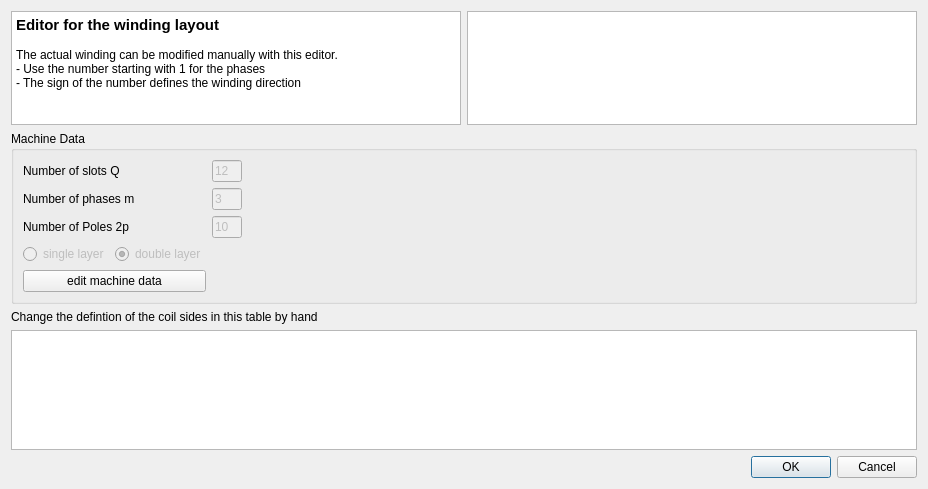
<?xml version="1.0" encoding="UTF-8"?>
<ui version="4.0">
 <class>Dialog</class>
 <widget class="QDialog" name="Dialog">
  <property name="geometry">
   <rect>
    <x>0</x>
    <y>0</y>
    <width>926</width>
    <height>489</height>
   </rect>
  </property>
  <property name="windowTitle">
   <string>Dialog</string>
  </property>
  <property name="windowIcon">
   <iconset>
    <normaloff>icons/Qt/draw-freehand.png</normaloff>icons/Qt/draw-freehand.png</iconset>
  </property>
  <layout class="QGridLayout" name="gridLayout">
   <item row="0" column="0">
    <layout class="QHBoxLayout" name="horizontalLayout_2">
     <item>
      <widget class="QTextBrowser" name="textBrowser_info">
       <property name="minimumSize">
        <size>
         <width>450</width>
         <height>100</height>
        </size>
       </property>
       <property name="html">
        <string>&lt;!DOCTYPE HTML PUBLIC &quot;-//W3C//DTD HTML 4.0//EN&quot; &quot;http://www.w3.org/TR/REC-html40/strict.dtd&quot;&gt;
&lt;html&gt;&lt;head&gt;&lt;meta name=&quot;qrichtext&quot; content=&quot;1&quot; /&gt;&lt;style type=&quot;text/css&quot;&gt;
p, li { white-space: pre-wrap; }
&lt;/style&gt;&lt;/head&gt;&lt;body style=&quot; font-family:'Sans Serif'; font-size:9pt; font-weight:400; font-style:normal;&quot;&gt;
&lt;p style=&quot; margin-top:0px; margin-bottom:0px; margin-left:0px; margin-right:0px; -qt-block-indent:0; text-indent:0px;&quot;&gt;&lt;span style=&quot; font-size:11pt; font-weight:600;&quot;&gt;Editor for the winding layout&lt;/span&gt;&lt;/p&gt;
&lt;p style=&quot;-qt-paragraph-type:empty; margin-top:0px; margin-bottom:0px; margin-left:0px; margin-right:0px; -qt-block-indent:0; text-indent:0px;&quot;&gt;&lt;br /&gt;&lt;/p&gt;
&lt;p style=&quot; margin-top:0px; margin-bottom:0px; margin-left:0px; margin-right:0px; -qt-block-indent:0; text-indent:0px;&quot;&gt;The actual winding can be modified manually with this editor.&lt;/p&gt;
&lt;p style=&quot; margin-top:0px; margin-bottom:0px; margin-left:0px; margin-right:0px; -qt-block-indent:0; text-indent:0px;&quot;&gt;- Use the number starting with 1 for the phases&lt;/p&gt;
&lt;p style=&quot; margin-top:0px; margin-bottom:0px; margin-left:0px; margin-right:0px; -qt-block-indent:0; text-indent:0px;&quot;&gt;- The sign of the number defines the winding direction&lt;/p&gt;&lt;/body&gt;&lt;/html&gt;</string>
       </property>
      </widget>
     </item>
     <item>
      <widget class="QTextBrowser" name="textBrowser_output">
       <property name="minimumSize">
        <size>
         <width>450</width>
         <height>100</height>
        </size>
       </property>
      </widget>
     </item>
    </layout>
   </item>
   <item row="1" column="0">
    <widget class="QGroupBox" name="groupBox">
     <property name="sizePolicy">
      <sizepolicy hsizetype="Preferred" vsizetype="Preferred">
       <horstretch>0</horstretch>
       <verstretch>0</verstretch>
      </sizepolicy>
     </property>
     <property name="title">
      <string>Machine Data</string>
     </property>
     <layout class="QHBoxLayout" name="horizontalLayout_3">
      <item>
       <layout class="QGridLayout" name="gridLayout_2">
        <item row="0" column="0">
         <widget class="QLabel" name="label_3">
          <property name="text">
           <string>Number of slots Q</string>
          </property>
         </widget>
        </item>
        <item row="0" column="1">
         <widget class="QLineEdit" name="lineEdit_Q">
          <property name="enabled">
           <bool>false</bool>
          </property>
          <property name="sizePolicy">
           <sizepolicy hsizetype="Fixed" vsizetype="Preferred">
            <horstretch>0</horstretch>
            <verstretch>0</verstretch>
           </sizepolicy>
          </property>
          <property name="minimumSize">
           <size>
            <width>0</width>
            <height>0</height>
           </size>
          </property>
          <property name="maximumSize">
           <size>
            <width>30</width>
            <height>16777215</height>
           </size>
          </property>
          <property name="text">
           <string>12</string>
          </property>
          <property name="readOnly">
           <bool>true</bool>
          </property>
         </widget>
        </item>
        <item row="3" column="0">
         <widget class="QLabel" name="label_6">
          <property name="text">
           <string>Number of Poles 2p</string>
          </property>
         </widget>
        </item>
        <item row="1" column="1">
         <widget class="QLineEdit" name="lineEdit_m">
          <property name="enabled">
           <bool>false</bool>
          </property>
          <property name="sizePolicy">
           <sizepolicy hsizetype="Fixed" vsizetype="Preferred">
            <horstretch>0</horstretch>
            <verstretch>0</verstretch>
           </sizepolicy>
          </property>
          <property name="maximumSize">
           <size>
            <width>30</width>
            <height>16777215</height>
           </size>
          </property>
          <property name="text">
           <string>3</string>
          </property>
          <property name="readOnly">
           <bool>true</bool>
          </property>
         </widget>
        </item>
        <item row="3" column="1">
         <widget class="QLineEdit" name="lineEdit_P">
          <property name="enabled">
           <bool>false</bool>
          </property>
          <property name="sizePolicy">
           <sizepolicy hsizetype="Fixed" vsizetype="Preferred">
            <horstretch>0</horstretch>
            <verstretch>0</verstretch>
           </sizepolicy>
          </property>
          <property name="maximumSize">
           <size>
            <width>30</width>
            <height>16777215</height>
           </size>
          </property>
          <property name="text">
           <string>10</string>
          </property>
          <property name="readOnly">
           <bool>true</bool>
          </property>
         </widget>
        </item>
        <item row="1" column="0">
         <widget class="QLabel" name="label_5">
          <property name="text">
           <string>Number of phases m</string>
          </property>
         </widget>
        </item>
        <item row="5" column="0">
         <layout class="QHBoxLayout" name="horizontalLayout_5">
          <item>
           <widget class="QRadioButton" name="radioButton_slayer">
            <property name="enabled">
             <bool>false</bool>
            </property>
            <property name="sizePolicy">
             <sizepolicy hsizetype="Preferred" vsizetype="Preferred">
              <horstretch>0</horstretch>
              <verstretch>0</verstretch>
             </sizepolicy>
            </property>
            <property name="text">
             <string>single layer</string>
            </property>
           </widget>
          </item>
          <item>
           <widget class="QRadioButton" name="radioButton_dlayer">
            <property name="enabled">
             <bool>false</bool>
            </property>
            <property name="sizePolicy">
             <sizepolicy hsizetype="Preferred" vsizetype="Preferred">
              <horstretch>0</horstretch>
              <verstretch>0</verstretch>
             </sizepolicy>
            </property>
            <property name="text">
             <string>double layer</string>
            </property>
            <property name="checkable">
             <bool>true</bool>
            </property>
            <property name="checked">
             <bool>true</bool>
            </property>
           </widget>
          </item>
         </layout>
        </item>
        <item row="6" column="0">
         <widget class="QPushButton" name="Button_EditMachineData">
          <property name="sizePolicy">
           <sizepolicy hsizetype="Preferred" vsizetype="Preferred">
            <horstretch>0</horstretch>
            <verstretch>0</verstretch>
           </sizepolicy>
          </property>
          <property name="text">
           <string>edit machine data</string>
          </property>
          <property name="icon">
           <iconset>
            <normaloff>icons/Qt/draw-freehand.png</normaloff>icons/Qt/draw-freehand.png</iconset>
          </property>
         </widget>
        </item>
       </layout>
      </item>
      <item>
       <spacer name="horizontalSpacer_2">
        <property name="orientation">
         <enum>Qt::Horizontal</enum>
        </property>
        <property name="sizeHint" stdset="0">
         <size>
          <width>40</width>
          <height>20</height>
         </size>
        </property>
       </spacer>
      </item>
     </layout>
    </widget>
   </item>
   <item row="3" column="0">
    <widget class="QTableWidget" name="tableWindingLayout">
     <property name="minimumSize">
      <size>
       <width>0</width>
       <height>120</height>
      </size>
     </property>
     <property name="selectionBehavior">
      <enum>QAbstractItemView::SelectItems</enum>
     </property>
    </widget>
   </item>
   <item row="4" column="0">
    <layout class="QHBoxLayout" name="horizontalLayout">
     <item>
      <spacer name="horizontalSpacer">
       <property name="orientation">
        <enum>Qt::Horizontal</enum>
       </property>
       <property name="sizeHint" stdset="0">
        <size>
         <width>40</width>
         <height>20</height>
        </size>
       </property>
      </spacer>
     </item>
     <item>
      <widget class="QDialogButtonBox" name="buttonBox">
       <property name="standardButtons">
        <set>QDialogButtonBox::Cancel|QDialogButtonBox::Ok</set>
       </property>
      </widget>
     </item>
    </layout>
   </item>
   <item row="2" column="0">
    <widget class="QLabel" name="label">
     <property name="text">
      <string>Change the defintion of the coil sides in this table by hand</string>
     </property>
    </widget>
   </item>
  </layout>
 </widget>
 <tabstops>
  <tabstop>lineEdit_Q</tabstop>
  <tabstop>lineEdit_m</tabstop>
  <tabstop>lineEdit_P</tabstop>
  <tabstop>radioButton_slayer</tabstop>
  <tabstop>radioButton_dlayer</tabstop>
  <tabstop>textBrowser_output</tabstop>
  <tabstop>Button_EditMachineData</tabstop>
  <tabstop>tableWindingLayout</tabstop>
  <tabstop>textBrowser_info</tabstop>
 </tabstops>
 <resources/>
 <connections>
  <connection>
   <sender>buttonBox</sender>
   <signal>rejected()</signal>
   <receiver>Dialog</receiver>
   <slot>reject()</slot>
   <hints>
    <hint type="sourcelabel">
     <x>690</x>
     <y>445</y>
    </hint>
    <hint type="destinationlabel">
     <x>462</x>
     <y>233</y>
    </hint>
   </hints>
  </connection>
  <connection>
   <sender>buttonBox</sender>
   <signal>accepted()</signal>
   <receiver>Dialog</receiver>
   <slot>accept()</slot>
   <hints>
    <hint type="sourcelabel">
     <x>690</x>
     <y>445</y>
    </hint>
    <hint type="destinationlabel">
     <x>462</x>
     <y>233</y>
    </hint>
   </hints>
  </connection>
 </connections>
</ui>
